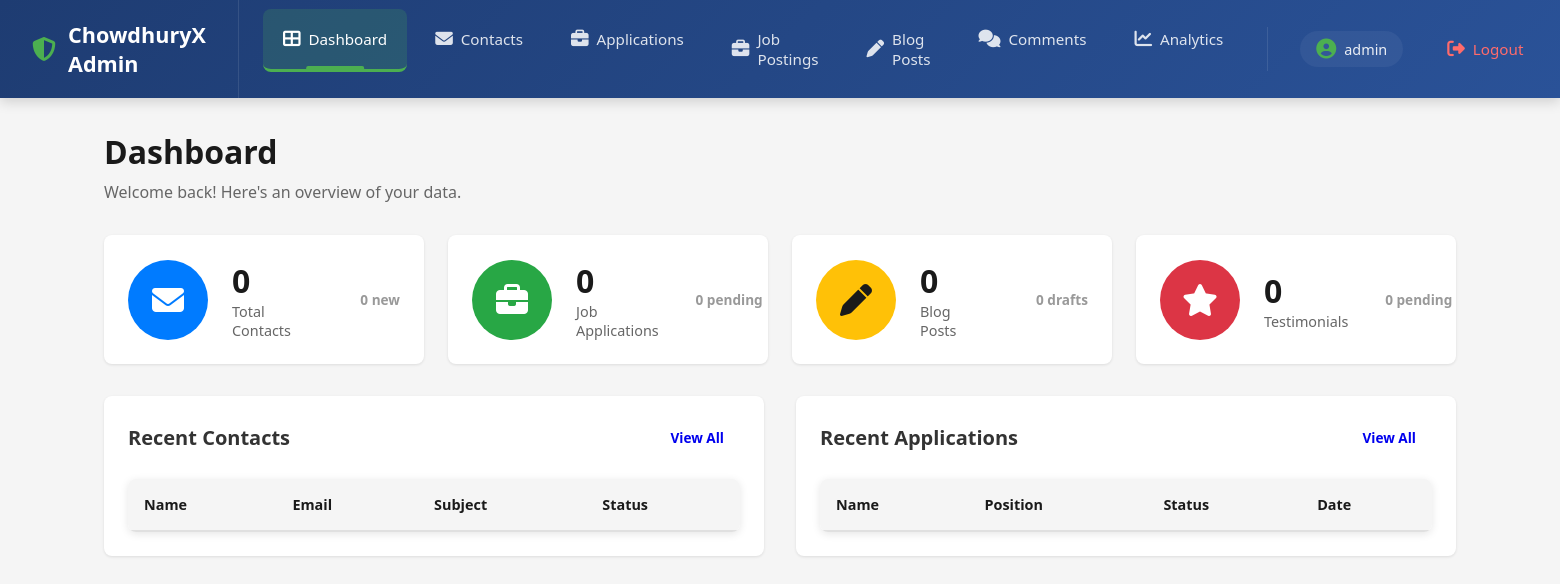
/admin/dashboard (signed in), run on an earlier commit of the app's database.
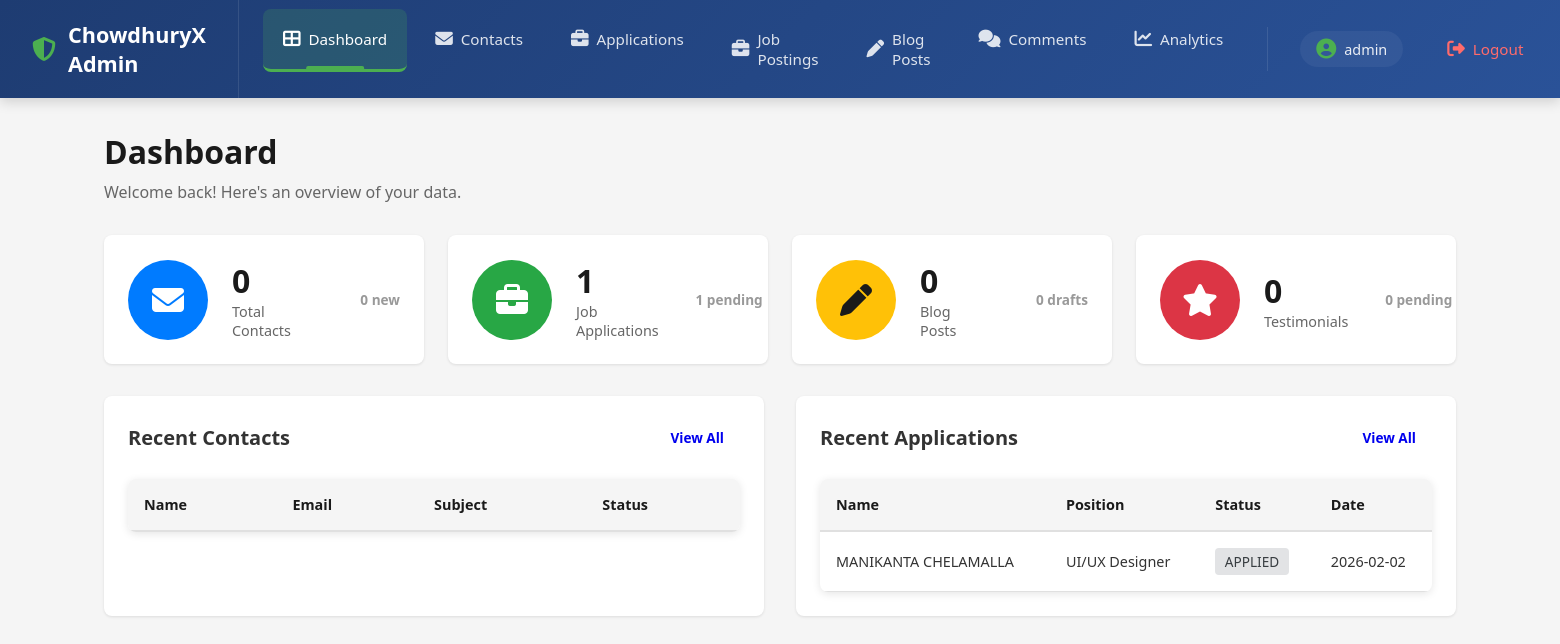
And on a later commit of the database.
### models.py (models this page shows, shortened)
class Career(db.Model):
    __tablename__ = 'careers'
    id = db.Column(db.Integer, primary_key=True)
    full_name = db.Column(db.String(120), nullable=False, index=True)
    email = db.Column(db.String(120), nullable=False, index=True)
    phone = db.Column(db.String(20), nullable=False)
    position = db.Column(db.String(150), nullable=False, index=True)
    experience_years = db.Column(db.Integer, nullable=False)
    resume_filename = db.Column(db.String(255), nullable=True)
    cover_letter = db.Column(db.Text, nullable=True)
    status = db.Column(db.String(20), default='applied')  # applied, shortlisted, rejected, hired
    rating = db.Column(db.Integer, default=0)  # 1-5 stars for admin review
    notes = db.Column(db.Text, nullable=True)
    created_at = db.Column(db.DateTime, default=datetime.utcnow, index=True)
    ip_address = db.Column(db.String(45), nullable=True)

### admin/routes.py (the view)
@admin_bp.route('/')
@admin_bp.route('/dashboard')
@login_required
def dashboard():
    stats = {
        'total_contacts': Contact.query.count(),
        'new_contacts': Contact.query.filter_by(status='new').count(),
        'total_applications': Career.query.count(),
        'pending_applications': Career.query.filter_by(status='applied').count(),
        'total_blog_posts': Blog.query.count(),
        'draft_posts': Blog.query.filter_by(status='draft').count(),
        'total_testimonials': Testimonial.query.count(),
        'pending_testimonials': Testimonial.query.filter_by(status='pending').count(),
        'pending_comments': Comment.query.filter_by(status='pending').count(),
        'total_comments': Comment.query.count(),
    }
    recent_contacts = Contact.query.order_by(Contact.created_at.desc()).limit(5).all()
    recent_applications = Career.query.order_by(Career.created_at.desc()).limit(5).all()
    pending_comments = Comment.query.filter_by(status='pending').limit(5).all()
    top_services = db.session.execute(
        db.text("""
            SELECT event_data as service_name, COUNT(*) as view_count
            FROM analytics
            WHERE event_type = 'service_view' AND event_data IS NOT NULL
            GROUP BY event_data
            ORDER BY view_count DESC
            LIMIT 5
        """)
    ).fetchall()
    popular_positions = Career.query.with_entities(
        Career.position,
        db.func.count(Career.id).label('count')
    ).group_by(Career.position).order_by(db.desc(db.func.count(Career.id))).limit(5).all()
    return render_template(
        'admin-dashboard.html',
        stats=stats,
        recent_contacts=recent_contacts,
        recent_applications=recent_applications,
        pending_comments=pending_comments,
        top_services=top_services,
        popular_positions=popular_positions
    )

### admin/routes.py (called while the page is built)
def login_required(f):
    @wraps(f)
    def decorated_function(*args, **kwargs):
        if 'admin_id' not in session:
            return redirect(url_for('admin.login'))
        return f(*args, **kwargs)
    return decorated_function

### admin/templates/admin-dashboard.html (shortened to what this page needs)
{% extends "base-admin.html" %}
{% block content %}
<div class="dashboard-header">
    <h1>Dashboard</h1>
    <p>Welcome back! Here's an overview of your data.</p>
</div>
<div class="stats-grid">
    <div class="stat-card">
        <div class="stat-icon contacts">
            <i class="fas fa-envelope"></i>
        </div>
        <div class="stat-info">
            <h3>{{ stats.total_contacts }}</h3>
            <p>Total Contacts</p>
        </div>
        <div class="stat-label">{{ stats.new_contacts }} new</div>
    </div>
    <div class="stat-card">
        <div class="stat-icon applications">
            <i class="fas fa-briefcase"></i>
        </div>
        <div class="stat-info">
            <h3>{{ stats.total_applications }}</h3>
            <p>Job Applications</p>
        </div>
        <div class="stat-label">{{ stats.pending_applications }} pending</div>
    </div>
    <div class="stat-card">
        <div class="stat-icon blog">
            <i class="fas fa-pen"></i>
        </div>
        <div class="stat-info">
            <h3>{{ stats.total_blog_posts }}</h3>
            <p>Blog Posts</p>
        </div>
        <div class="stat-label">{{ stats.draft_posts }} drafts</div>
    </div>
    <div class="stat-card">
        <div class="stat-icon testimonials">
            <i class="fas fa-star"></i>
        </div>
        <div class="stat-info">
            <h3>{{ stats.total_testimonials }}</h3>
            <p>Testimonials</p>
        </div>
        <div class="stat-label">{{ stats.pending_testimonials }} pending</div>
    </div>
</div>
<div class="dashboard-grid">
    <div class="dashboard-section">
        <div class="section-header">
            <h2>Recent Contacts</h2>
            <a href="{{ url_for('admin.contacts') }}" class="btn btn-sm">View All</a>
        </div>
        <div class="table-responsive">
            <table class="data-table">
                <thead>
                    <tr>
                        <th>Name</th>
                        <th>Email</th>
                        <th>Subject</th>
                        <th>Status</th>
                    </tr>
                </thead>
            </table>
        </div>
    </div>
    <div class="dashboard-section">
        <div class="section-header">
            <h2>Recent Applications</h2>
            <a href="{{ url_for('admin.careers') }}" class="btn btn-sm">View All</a>
        </div>
        <div class="table-responsive">
            <table class="data-table">
                <thead>
                    <tr>
                        <th>Name</th>
                        <th>Position</th>
                        <th>Status</th>
                        <th>Date</th>
                    </tr>
                </thead>
                <tbody>
                    {% for app in recent_applications %}
                    <tr>
                        <td>{{ app.full_name }}</td>
                        <td>{{ app.position }}</td>
                        <td><span class="badge badge-{{ app.status }}">{{ app.status }}</span></td>
                        <td>{{ app.created_at.strftime('%Y-%m-%d') }}</td>
                    </tr>
                    {% endfor %}
                </tbody>
            </table>
        </div>
    </div>
</div>
{% endblock %}

What changed in the data, as far as the page shows it:
added Career: full_name "MANIKANTA CHELAMALLA", position "UI/UX Designer", status "APPLIED", created_at "2026-02-02"
Also different on the page:
{{ stats.total_applications }}: "0" → "1"
{{ stats.pending_applications }}: "0" → "1"
